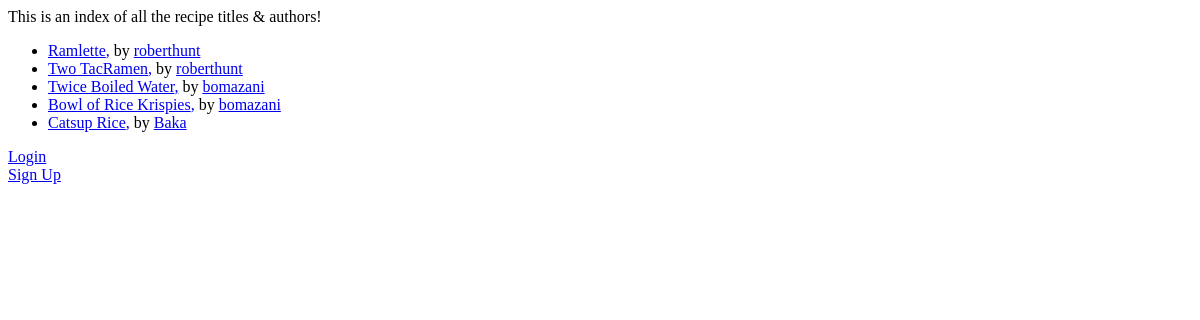
Before: / with the older database file.
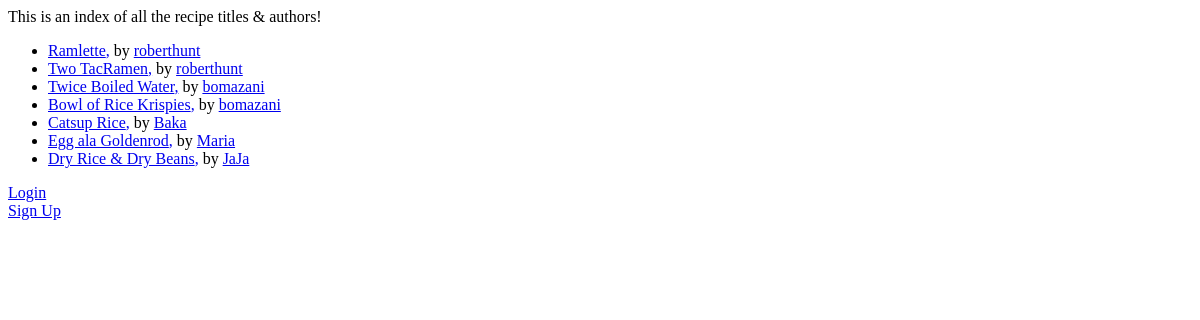
After: the same page with the newer database file.
### recipebox/models.py (models this page shows, shortened)
class Recipe(models.Model):
    title = models.CharField(max_length=124)
    description = models.CharField(max_length=124, null=True, blank=True)
    time_required = models.IntegerField(default=1)
    body = models.TextField(null=True, blank=True)
    author = models.ForeignKey(
        Author,
        on_delete=models.CASCADE
    )

class Author(models.Model):
    user = models.OneToOneField(
        User,
        on_delete=models.CASCADE
    )
    bio = models.CharField(max_length=124)
    def __str__(self):
        return self.user.username

### recipebox/views.py (the view)
# urls.py: path('', views.index, name='index'),
def index(request):
    items = Recipe.objects.all()
    return render(request, 'index.html', {'data':items})

### templates/index.html (shortened to what this page needs)
<!DOCTYPE html>
<html lang="en">
<head>
</head>
<body>
    This is an index of all the recipe titles & authors!
    <ul>
        {% for foo in data %}
        <li>
            <a href='/recipe/{{foo.id}}'>{{ foo.title }},</a>
            by <a href='/author/{{foo.author.id}}'>{{ foo.author }}</a>
        </li>
        {% endfor %}
    </ul>
    <div>
            {% if user.is_authenticated%}
            <a href="{% url 'logout' %}">Logout</a>
            {% else %}
            <a href="{% url 'login' %}">Login</a>
            <a href="{% url 'signup' %}">Sign Up</a>
            {% endif %}
        </div>
    </body>
</html>

Changed rows visible on the page:
added Recipe: title "Egg ala Goldenrod", author "Maria"
added Recipe: title "Dry Rice & Dry Beans", author "JaJa"
